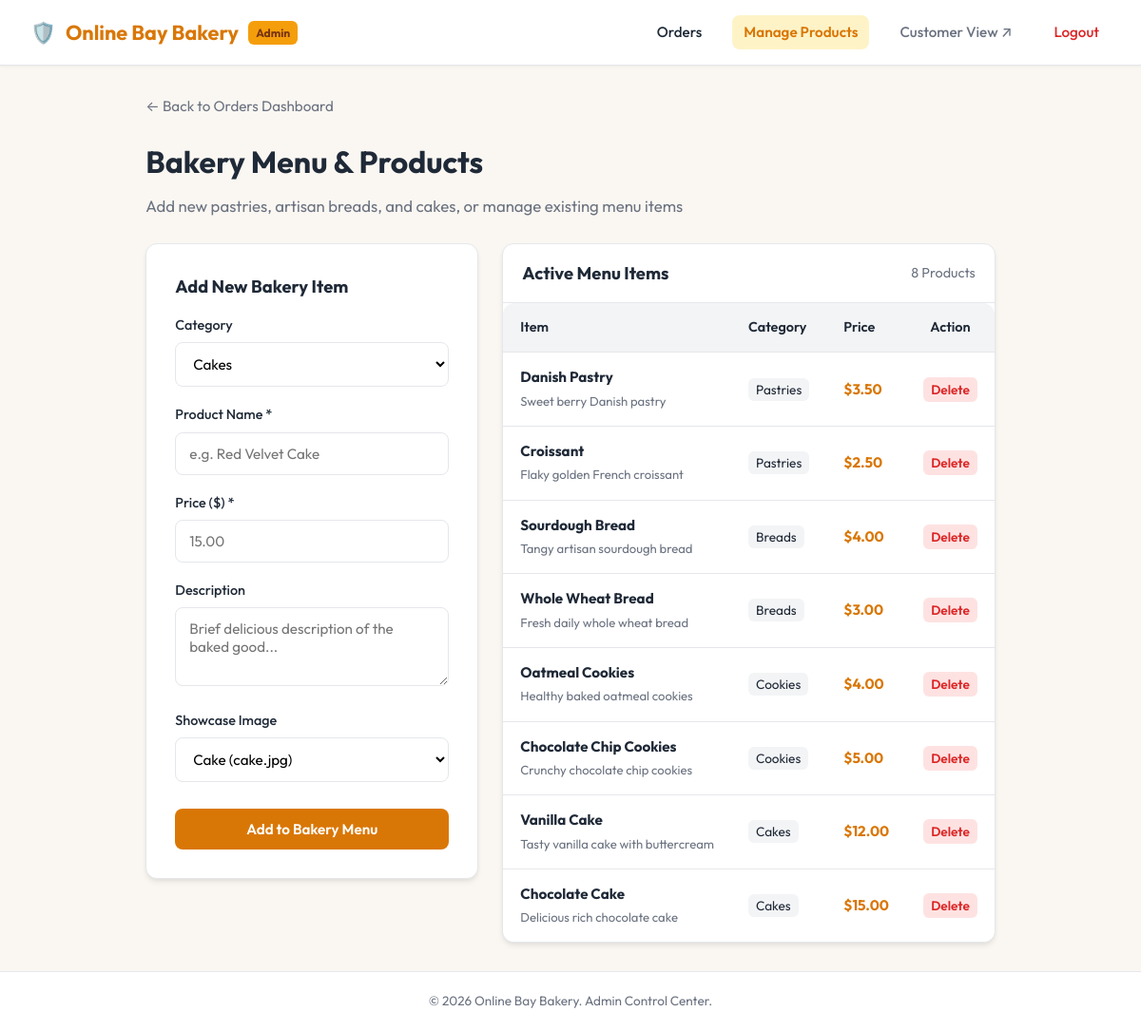
The app's page /admin_products.php (signed in) with its own data.
### tables this page shows
CREATE TABLE `products` (
  `id` int(11) NOT NULL,
  `category_id` int(11) DEFAULT NULL,
  `name` varchar(100) DEFAULT NULL,
  `description` text DEFAULT NULL,
  `price` decimal(10,2) DEFAULT NULL,
  `image` varchar(255) DEFAULT NULL,
  `image_path` varchar(255) DEFAULT NULL
);

CREATE TABLE `categories` (
  `id` int(11) NOT NULL,
  `name` varchar(100) DEFAULT NULL,
  `image_path` varchar(255) DEFAULT NULL
);

### admin_products.php (the view, shortened to what this page needs)
<?php
$conn = getDbConnection();
$categories_res = $conn->query("SELECT * FROM categories ORDER BY id ASC");
$categories = [];
while ($c = $categories_res->fetch_assoc()) {
    $categories[$c['id']] = $c['name'];
}
$products_res = $conn->query("SELECT products.*, categories.name as category_name
                              FROM products
                              LEFT JOIN categories ON products.category_id = categories.id
                              ORDER BY products.id DESC");
?>
<!DOCTYPE html>
<html lang="en">
<head>
    <link rel="stylesheet" href="style.css">
</head>
<body>
    <nav class="navbar">
        <a href="admin_dashboard.php" class="brand-logo">
            <span>🛡️</span> Online Bay Bakery <span style="background:#f59e0b; color:#78350f; font-size:0.75rem; font-weight:700; padding:3px 8px; border-radius:6px;">Admin</span>
        </a>
        <div class="nav-links">
            <a href="admin_dashboard.php">Orders</a>
            <a href="admin_products.php" class="active">Manage Products</a>
            <a href="products.php" target="_blank" style="color:var(--gray);">Customer View &nearr;</a>
            <a href="logout.php" class="btn-logout">Logout</a>
        </div>
    </nav>
    <div class="container" style="max-width: 1100px;">
        <div style="margin-bottom: 20px;">
            <a href="admin_dashboard.php" style="color:var(--gray); text-decoration:none; font-size:0.95rem;">&larr; Back to Orders Dashboard</a>
        </div>
        <div class="page-header" style="text-align: left; margin-bottom: 25px;">
            <h1>Bakery Menu & Products</h1>
            <p>Add new pastries, artisan breads, and cakes, or manage existing menu items</p>
        </div>
        <div style="display:grid; grid-template-columns: 350px 1fr; gap:25px; align-items:start;">
            <div class="form-box" style="margin:0; max-width:100%;">
                <h3 style="margin-bottom:15px; font-size:1.15rem; color:var(--dark);">Add New Bakery Item</h3>
                <form action="admin_products.php" method="POST">
                    <div class="form-group">
                        <label for="category_id">Category</label>
                        <select name="category_id" id="category_id" class="form-control" required>
                            <?php foreach ($categories as $cid => $cname): ?>
                                <option value="<?php echo $cid; ?>"><?php echo htmlspecialchars($cname); ?></option>
                            <?php endforeach; ?>
                        </select>
                    </div>
                    <div class="form-group">
                        <label for="name">Product Name *</label>
                        <input type="text" id="name" name="name" class="form-control" placeholder="e.g. Red Velvet Cake" required>
                    </div>
                    <div class="form-group">
                        <label for="price">Price ($) *</label>
                        <input type="number" step="0.01" min="0.5" id="price" name="price" class="form-control" placeholder="15.00" required>
                    </div>
                    <div class="form-group">
                        <label for="description">Description</label>
                        <textarea id="description" name="description" class="form-control" rows="3" placeholder="Brief delicious description of the baked good..."></textarea>
                    </div>
                    <div class="form-group">
                        <label for="image">Showcase Image</label>
                        <select name="image" id="image" class="form-control">
                            <option value="cake.jpg">Cake (cake.jpg)</option>
                        </select>
                    </div>
                    <button type="submit" name="add_product" class="btn btn-primary" style="margin-top:10px;">
                        Add to Bakery Menu
                    </button>
                </form>
            </div>
            <div style="background:#ffffff; border-radius:var(--radius); box-shadow:var(--shadow); border:1px solid var(--border); overflow:hidden;">
                <div style="padding:16px 20px; border-bottom:1px solid var(--border); display:flex; justify-content:space-between; align-items:center;">
                    <h3 style="font-size:1.15rem; color:var(--dark); margin:0;">Active Menu Items</h3>
                    <span style="color:var(--gray); font-size:0.9rem;"><?php echo $products_res->num_rows; ?> Products</span>
                </div>
                <table class="cart-table" style="box-shadow:none; margin-bottom:0;">
                    <thead>
                        <tr>
                            <th>Item</th>
                            <th>Category</th>
                            <th>Price</th>
                            <th style="text-align:center;">Action</th>
                        </tr>
                    </thead>
                    <tbody>
                        <?php while ($prod = $products_res->fetch_assoc()): ?>
                            <tr>
                                <td>
                                    <strong><?php echo htmlspecialchars($prod['name']); ?></strong><br>
                                    <span style="font-size:0.82rem; color:var(--gray);"><?php echo htmlspecialchars($prod['description'] ?? ''); ?></span>
                                </td>
                                <td>
                                    <span style="background:var(--light-gray); padding:3px 8px; border-radius:6px; font-size:0.85rem;">
                                        <?php echo htmlspecialchars($prod['category_name'] ?? 'General'); ?>
                                    </span>
                                </td>
                                <td>
                                    <strong style="color:var(--primary);">$<?php echo number_format($prod['price'], 2); ?></strong>
                                </td>
                                <td style="text-align:center;">
                                    <a href="admin_products.php?delete=<?php echo (int)$prod['id']; ?>" onclick="return confirm('Are you sure you want to delete this product?');" style="color:#dc2626; font-size:0.85rem; font-weight:600; text-decoration:none; padding:4px 8px; border-radius:6px; background:#fee2e2;">
                                        Delete
                                    </a>
                                </td>
                            </tr>
                        <?php endwhile; ?>
                    </tbody>
                </table>
            </div>
        </div>
    </div>
    <footer>
        <p>&copy; <?php echo date('Y'); ?> Online Bay Bakery. Admin Control Center.</p>
    </footer>
</body>
</html>

### style.css (style rules this page uses)
:root { --primary: #d97706; --primary-hover: #b45309; --primary-light: #fef3c7; --dark: #1f2937; --gray: #6b7280; --light-gray: #f3f4f6; --border: #e5e7eb; --bg: #faf7f2; --card-bg: #ffffff; --shadow: 0 4px 6px -1px rgba(0, 0, 0, 0.08), 0 2px 4px -1px rgba(0, 0, 0, 0.04); --shadow-lg: 0 10px 15px -3px rgba(0, 0, 0, 0.1), 0 4px 6px -2px rgba(0, 0, 0, 0.05); --radius: 12px; }
* { box-sizing: border-box; margin: 0; padding: 0; }
body { font-family: 'Outfit', -apple-system, BlinkMacSystemFont, "Segoe UI", Roboto, sans-serif; background-color: var(--bg); color: var(--dark); line-height: 1.6; min-height: 100vh; display: flex; flex-direction: column; }
.navbar { background: #ffffff; border-bottom: 1px solid var(--border); padding: 16px 32px; display: flex; justify-content: space-between; align-items: center; box-shadow: 0 1px 3px rgba(0,0,0,0.05); position: sticky; top: 0; z-index: 100; }
.brand-logo { display: flex; align-items: center; gap: 10px; text-decoration: none; font-size: 1.35rem; font-weight: 700; color: var(--primary); }
.nav-links { display: flex; align-items: center; gap: 20px; }
.nav-links a { text-decoration: none; color: var(--dark); font-weight: 500; font-size: 0.95rem; transition: color 0.2s; padding: 6px 12px; border-radius: 8px; }
.nav-links a.active { color: var(--primary); background: var(--primary-light); font-weight: 600; }
.btn-logout { color: #dc2626 !important; }
.container { max-width: 1100px; margin: 30px auto; padding: 0 20px; flex: 1; }
.page-header { text-align: center; margin-bottom: 35px; }
.page-header h1, .page-header h2 { font-size: 2rem; font-weight: 700; color: var(--dark); margin-bottom: 8px; }
.page-header p { color: var(--gray); font-size: 1.05rem; }
.form-box { background: var(--card-bg); border-radius: var(--radius); padding: 30px; border: 1px solid var(--border); box-shadow: var(--shadow); max-width: 500px; margin: 20px auto; }
.form-group { margin-bottom: 18px; }
.form-group label { display: block; margin-bottom: 6px; font-weight: 500; font-size: 0.9rem; color: var(--dark); }
.form-control { width: 100%; padding: 12px 14px; border: 1px solid var(--border); border-radius: 8px; font-family: inherit; font-size: 0.95rem; transition: border-color 0.2s; background: #ffffff; }
.btn { display: inline-flex; align-items: center; justify-content: center; gap: 8px; padding: 12px 20px; font-size: 0.95rem; font-weight: 600; border-radius: 8px; border: none; cursor: pointer; text-decoration: none; transition: background-color 0.2s, transform 0.1s; font-family: inherit; }
.btn-primary { background: var(--primary); color: #ffffff; width: 100%; }
.cart-table { width: 100%; border-collapse: collapse; background: #ffffff; border-radius: var(--radius); overflow: hidden; box-shadow: var(--shadow); margin-bottom: 25px; }
.cart-table th { background: var(--light-gray); color: var(--dark); font-weight: 600; padding: 14px 18px; text-align: left; font-size: 0.9rem; border-bottom: 1px solid var(--border); }
.cart-table td { padding: 14px 18px; border-bottom: 1px solid var(--border); font-size: 0.95rem; }
.cart-table tr:last-child td { border-bottom: none; }
footer { background: #ffffff; border-top: 1px solid var(--border); padding: 20px; text-align: center; font-size: 0.85rem; color: var(--gray); margin-top: auto; }

### records on screen
products: name "Danish Pastry", description "Sweet berry Danish pastry", category.name "Pastries", price "3.50"
products: name "Croissant", description "Flaky golden French croissant", category.name "Pastries", price "2.50"
products: name "Sourdough Bread", description "Tangy artisan sourdough bread", category.name "Breads", price "4.00"
products: name "Whole Wheat Bread", description "Fresh daily whole wheat bread", category.name "Breads", price "3.00"
products: name "Oatmeal Cookies", description "Healthy baked oatmeal cookies", category.name "Cookies", price "4.00"
products: name "Chocolate Chip Cookies", description "Crunchy chocolate chip cookies", category.name "Cookies", price "5.00"
products: name "Vanilla Cake", description "Tasty vanilla cake with buttercream", category.name "Cakes", price "12.00"
products: name "Chocolate Cake", description "Delicious rich chocolate cake", category.name "Cakes", price "15.00"

### other values on screen
$products_res->num_rows "8"
form field category_id "Cakes"
